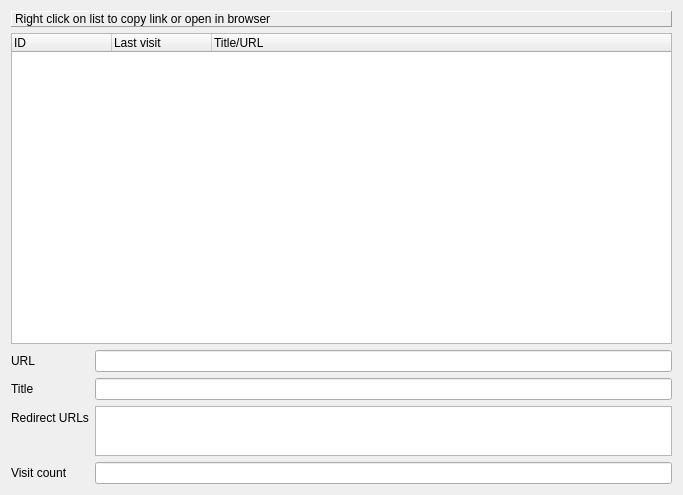
<?xml version="1.0" encoding="UTF-8"?>
<ui version="4.0">
 <class>SafariHistory</class>
 <widget class="QWidget" name="SafariHistory">
  <property name="geometry">
   <rect>
    <x>0</x>
    <y>0</y>
    <width>683</width>
    <height>495</height>
   </rect>
  </property>
  <property name="windowTitle">
   <string>Safari History Browser</string>
  </property>
  <layout class="QVBoxLayout" name="verticalLayout">
   <item>
    <widget class="QLabel" name="label_5">
     <property name="frameShape">
      <enum>QFrame::Panel</enum>
     </property>
     <property name="frameShadow">
      <enum>QFrame::Raised</enum>
     </property>
     <property name="text">
      <string>Right click on list to copy link or open in browser</string>
     </property>
    </widget>
   </item>
   <item>
    <widget class="QTreeWidget" name="historyTree">
     <property name="sizePolicy">
      <sizepolicy hsizetype="Expanding" vsizetype="Expanding">
       <horstretch>0</horstretch>
       <verstretch>1</verstretch>
      </sizepolicy>
     </property>
     <column>
      <property name="text">
       <string>ID</string>
      </property>
     </column>
     <column>
      <property name="text">
       <string>Last visit</string>
      </property>
     </column>
     <column>
      <property name="text">
       <string>Title/URL</string>
      </property>
     </column>
    </widget>
   </item>
   <item>
    <layout class="QFormLayout" name="formLayout">
     <item row="0" column="0">
      <widget class="QLabel" name="label">
       <property name="text">
        <string>URL</string>
       </property>
      </widget>
     </item>
     <item row="1" column="0">
      <widget class="QLabel" name="label_2">
       <property name="text">
        <string>Title</string>
       </property>
      </widget>
     </item>
     <item row="2" column="0">
      <widget class="QLabel" name="label_3">
       <property name="text">
        <string>Redirect URLs</string>
       </property>
      </widget>
     </item>
     <item row="3" column="0">
      <widget class="QLabel" name="label_4">
       <property name="text">
        <string>Visit count</string>
       </property>
      </widget>
     </item>
     <item row="0" column="1">
      <widget class="QLineEdit" name="label_url">
       <property name="readOnly">
        <bool>true</bool>
       </property>
      </widget>
     </item>
     <item row="1" column="1">
      <widget class="QLineEdit" name="label_title">
       <property name="readOnly">
        <bool>true</bool>
       </property>
      </widget>
     </item>
     <item row="3" column="1">
      <widget class="QLineEdit" name="label_visitcount">
       <property name="readOnly">
        <bool>true</bool>
       </property>
      </widget>
     </item>
     <item row="2" column="1">
      <widget class="QTextEdit" name="label_redirurl">
       <property name="maximumSize">
        <size>
         <width>16777215</width>
         <height>50</height>
        </size>
       </property>
       <property name="readOnly">
        <bool>true</bool>
       </property>
      </widget>
     </item>
    </layout>
   </item>
  </layout>
 </widget>
 <resources/>
 <connections/>
</ui>
